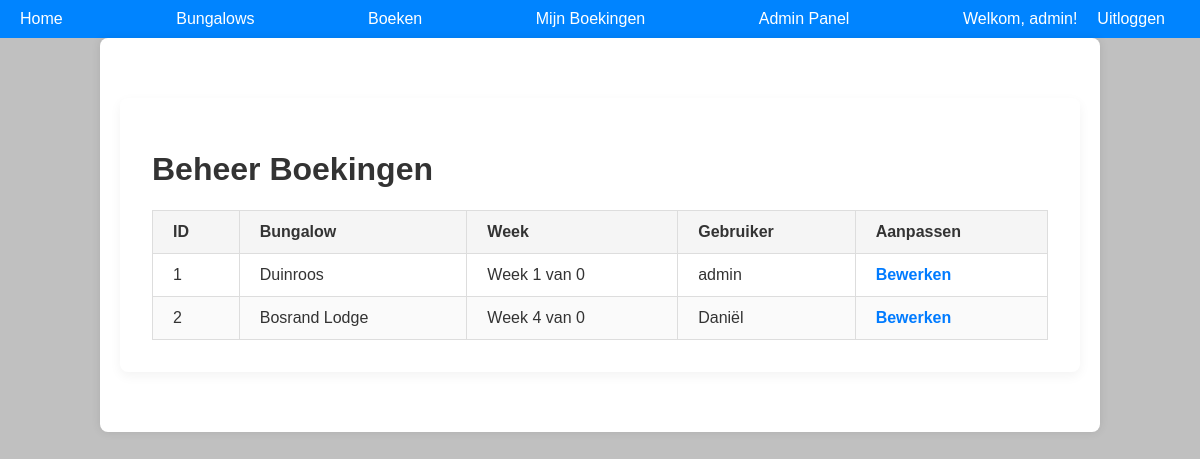
Page /admin/bookings (signed in) on the earlier database version.
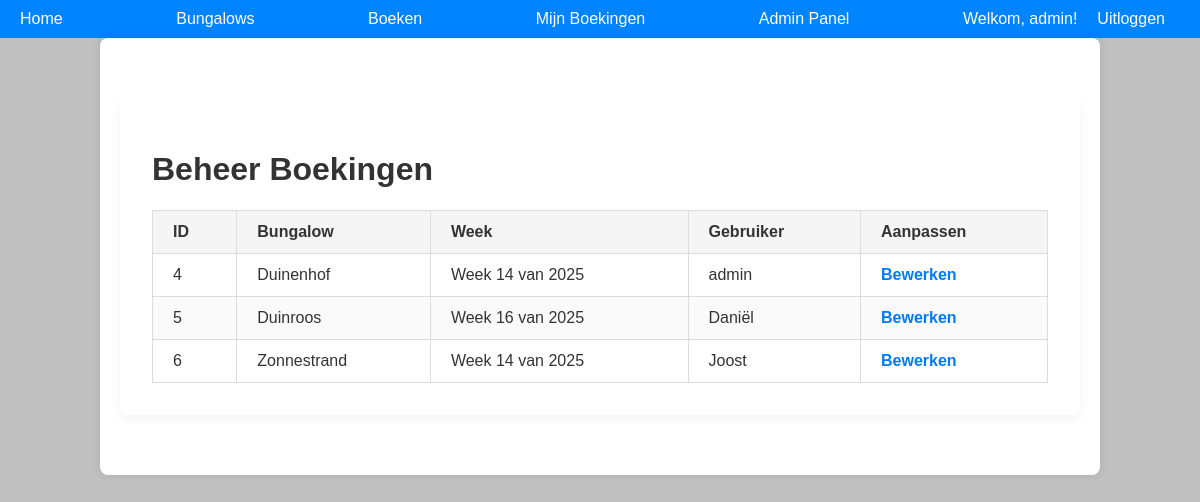
Same page on the later database version.
### models/models.py (models this page shows, shortened)
class Booking(db.Model):
    id = db.Column(db.Integer, primary_key=True)
    guest_id = db.Column(db.Integer, db.ForeignKey('guest.id'), nullable=False)
    bungalow_id = db.Column(db.Integer, db.ForeignKey('bungalow.id'), nullable=False)
    week = db.Column(db.Integer, nullable=False)  # Stores week number (1-52)
    guest = db.relationship('Guest', backref='bookings')
    bungalow = db.relationship('Bungalow', backref='bookings')

class Bungalow(db.Model):
    id = db.Column(db.Integer, primary_key=True)
    name = db.Column(db.String(100), unique=True, nullable=False)
    type_id = db.Column(db.Integer, db.ForeignKey('bungalow_type.id'), nullable=False)
    bungalow_type = db.relationship('BungalowType', backref='bungalows')

class Guest(db.Model, UserMixin):
    id = db.Column(db.Integer, primary_key=True)
    username = db.Column(db.String(80), unique=True, nullable=False)
    email = db.Column(db.String(120), unique=True, nullable=False)  # Nieuw email veld
    password = db.Column(db.String(200), nullable=False)
    is_admin = db.Column(db.Boolean, default=False)  # Veld voor adminrechten

### app.py (the view)
@app.route('/admin/bookings')
@login_required
def admin_bookings():
    if not current_user.is_admin:
        return redirect(url_for('home'))  # Alleen admin toegang
    bookings = Booking.query.all()
    return render_template('admin_bookings.html', bookings=bookings)

### app.py (called while the page is built)
@login_manager.user_loader
def load_user(user_id):
    return Guest.query.get(int(user_id))

### templates/admin_bookings.html (shortened to what this page needs)
{% extends 'base.html' %}
{% block content %}
<div class="admin-bookings-container">
    <h1>Beheer Boekingen</h1>
    <table class="bookings-table">
        <thead>
            <tr>
                <th>ID</th>
                <th>Bungalow</th>
                <th>Week</th>
                <th>Gebruiker</th>
                <th>Aanpassen</th>
            </tr>
        </thead>
        <tbody>
            {% for booking in bookings %}
            <tr>
                <td>{{ booking.id }}</td>
                <td>{{ booking.bungalow.name }}</td>
                <td>Week {{ booking.week % 100 }} van {{ booking.week // 100 }}</td>
                <td>{{ booking.guest.username }}</td>
                <td><a href="{{ url_for('edit_booking', booking_id=booking.id) }}" class="edit-link">Bewerken</a></td>
            </tr>
            {% endfor %}
        </tbody>
    </table>
</div>
{% endblock %}

Differences in the rows shown:
removed Booking: id "1", bungalow.name "Duinroos", booking.week%100 "1", week "0", guest.username "admin"
removed Booking: id "2", bungalow.name "Bosrand Lodge", booking.week%100 "4", week "0", guest.username "Daniël"
added Booking: id "4", bungalow.name "Duinenhof", booking.week%100 "14", week "2025", guest.username "admin"
added Booking: id "5", bungalow.name "Duinroos", booking.week%100 "16", week "2025", guest.username "Daniël"
added Booking: id "6", bungalow.name "Zonnestrand", booking.week%100 "14", week "2025", guest.username "Joost"
